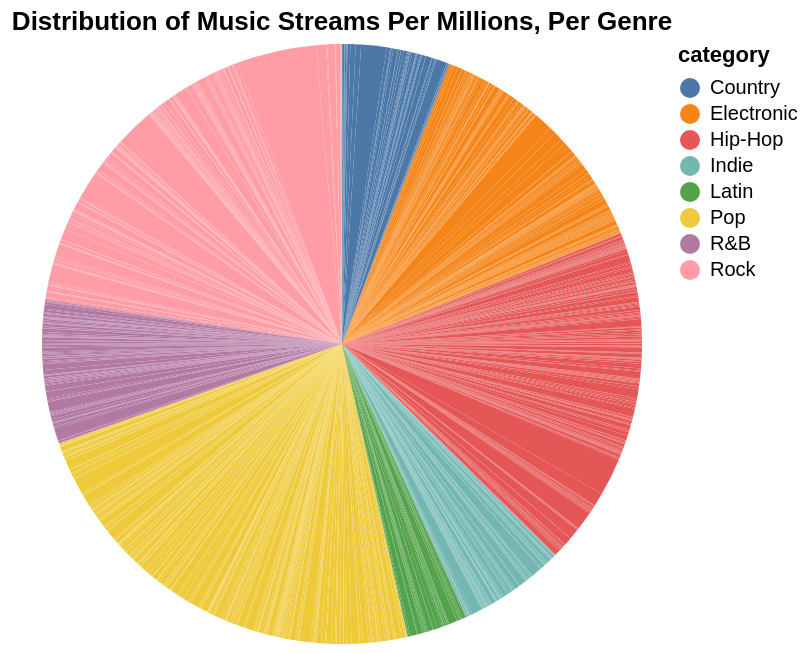

This figure's notebook cell:
### Markdown cell above
**Let's try making a basic pie chart in Altair!**

### Code cell
import altair as alt

# Adapted from: https://altair-viz.github.io/gallery/pie_chart.html
source = pd.DataFrame({
    "category": df['genre'],
    "value": df['streams_millions']
})

# Adding title for pie chart from: https://altair-viz.github.io/user_guide/customization.html
alt.Chart(source, title="Distribution of Music Streams Per Millions, Per Genre").mark_arc().encode(
    theta="value:Q",
    color="category:N",
    # Adapted from https://www.educative.io/answers/how-to-draw-a-pie-chart-in-altair
    tooltip=['category', 'value'] # Allows mouse hover for viewing indiviual row entres and their contributions to the pie chart
)

### Figure 1 — Vega-Lite specification as saved in the notebook (floating-point values rounded to 4 significant figures; data arrays with more than 128 entries replaced by an {"elided": "..."} marker saying what was removed)
{"config": {"view": {"continuousWidth": 300, "continuousHeight": 300}}, "data": {"name": "data-99e9d3b46c9af23cb8d2483b919227ba"}, "mark": {"type": "arc"}, "encoding": {"color": {"field": "category", "type": "nominal"}, "theta": {"field": "value", "type": "quantitative"}, "tooltip": [{"field": "category", "type": "nominal"}, {"field": "value", "type": "quantitative"}]}, "title": "Distribution of Music Streams Per Millions, Per Genre", "$schema": "https://vega.github.io/schema/vega-lite/v6.4.1.json", "datasets": {"data-99e9d3b46c9af23cb8d2483b919227ba": {"elided": "1200 records"}}}
